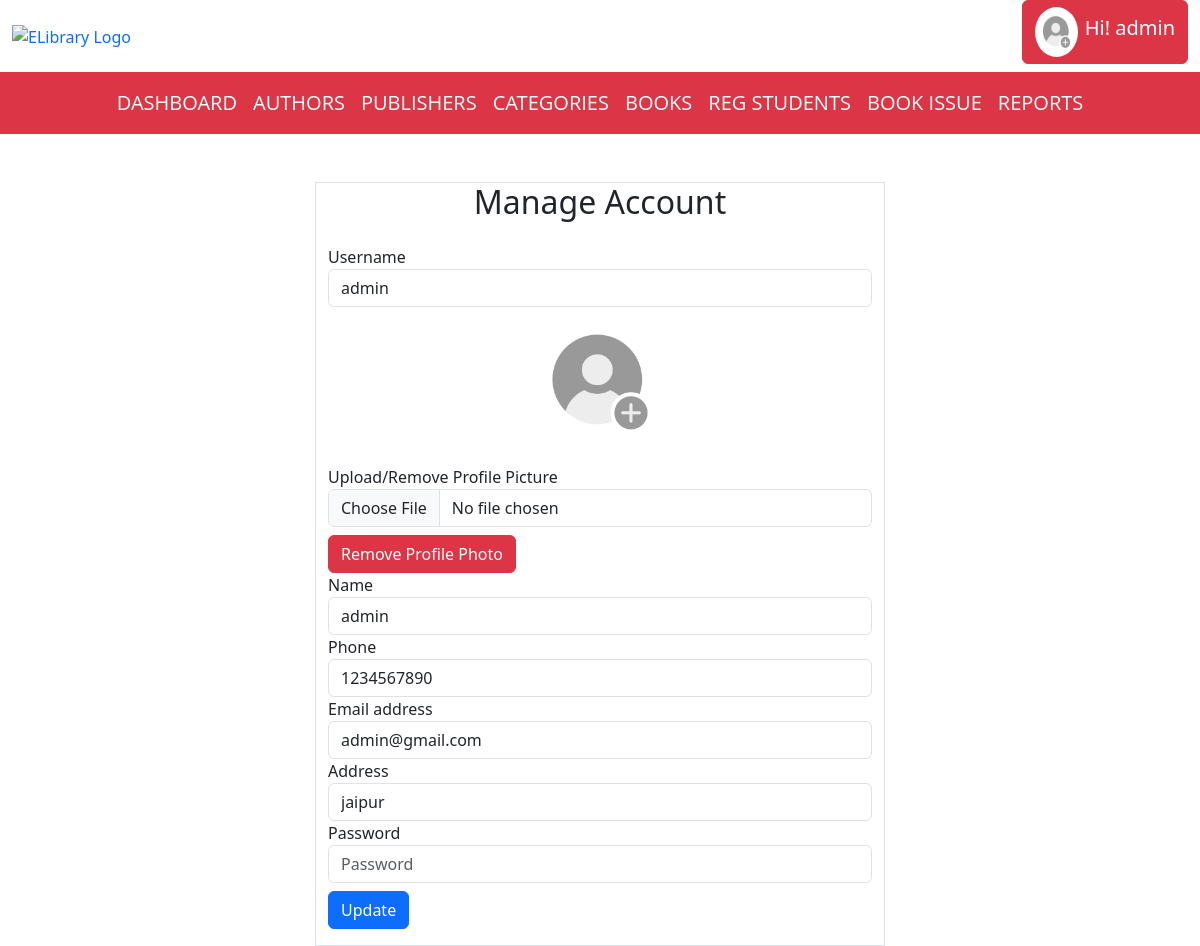
/manageaccount.php (signed in), run on the app's committed database.
### tables this page shows
CREATE TABLE `register` (
  `id` int(25) NOT NULL,
  `username` varchar(25) NOT NULL,
  `Name` varchar(25) NOT NULL,
  `password` varchar(55) NOT NULL,
  `Email` varchar(255) NOT NULL,
  `Phone` bigint(25) NOT NULL,
  `Address` text NOT NULL,
  `profile_picture` varchar(255) NOT NULL
);

### manageaccount.php (the view, shortened to what this page needs)
<?php
include "header.php";
$username = $_SESSION['username'];
$sql = "SELECT * FROM register WHERE username = '$username'";
$result = mysqli_query($conn, $sql);
if ($result) {
    $row = mysqli_fetch_assoc($result);
    $name = $row['Name'];
    $phone = $row['Phone'];
    $email = $row['Email'];
    $address = $row['Address'];
    $profile_picture = isset($row['profile_picture']) ? $row['profile_picture'] : '';
} else {
    $alert = "Error retrieving user information: " . mysqli_error($conn);
}
?>
<div class="container mt-5">
    <div class="row">
      <div class="col-md-6 offset-md-3 border border-rounded">
        <h2 class="text-center mb-4">Manage Account</h2>
        <form method="post" action="<?php echo htmlspecialchars($_SERVER["PHP_SELF"]); ?>" enctype="multipart/form-data">
          <div class="form-group">
            <label for="username">Username</label>
            <input type="text" class="form-control" id="username" placeholder="Username" value="<?php echo $username; ?>" readonly>
          </div>
          <div class="form-group">
            <?php if(!empty($profile_picture)): ?>
            <div class="text-center mb-2">
              <img src="<?php echo $profile_picture; ?>" alt="Profile Picture" class="img-fluid" style="width:150px; height:150px; border-radius:50%;">
            </div>
            <?php endif; ?>
            <label for="profile_picture">Upload/Remove Profile Picture</label>
            <input type="file" class="form-control" id="profile_picture" name="profile_picture">
            <?php if(!empty($profile_picture)): ?>
            <button type="submit" class="btn btn-danger btn-block mt-2" name="remove_profile_picture">Remove Profile Photo</button>
            <?php endif; ?>
          </div>
          <div class="form-group">
            <label for="name">Name</label>
            <input type="text" class="form-control" id="name" name="name" placeholder="Name" value="<?php echo $name; ?>">
          </div>
          <div class="form-group">
            <label for="phone">Phone</label>
            <input type="text" class="form-control" id="phone" name="phone" placeholder="Phone" value="<?php echo $phone; ?>">
          </div>
          <div class="form-group">
            <label for="email">Email address</label>
            <input type="email" class="form-control" id="email" name="email" placeholder="Email" value="<?php echo $email; ?>">
          </div>
          <div class="form-group">
            <label for="address">Address</label>
            <input type="text" class="form-control" id="address" name="address" placeholder="Address" value="<?php echo $address; ?>">
          </div>
          <div class="form-group">
            <label for="password">Password</label>
            <input type="password" class="form-control" id="password" name="password" placeholder="Password">
          </div>
          <button type="submit" class="btn btn-primary  mt-2 mb-3">Update</button>
        </form>
      </div>
    </div>
  </div>

### data on the page
register: profile_picture (placeholder picture), name "admin", phone "1234567890", email "admin@gmail.com", address "jaipur"

### other printed values
$_SESSION['username'] "admin"
